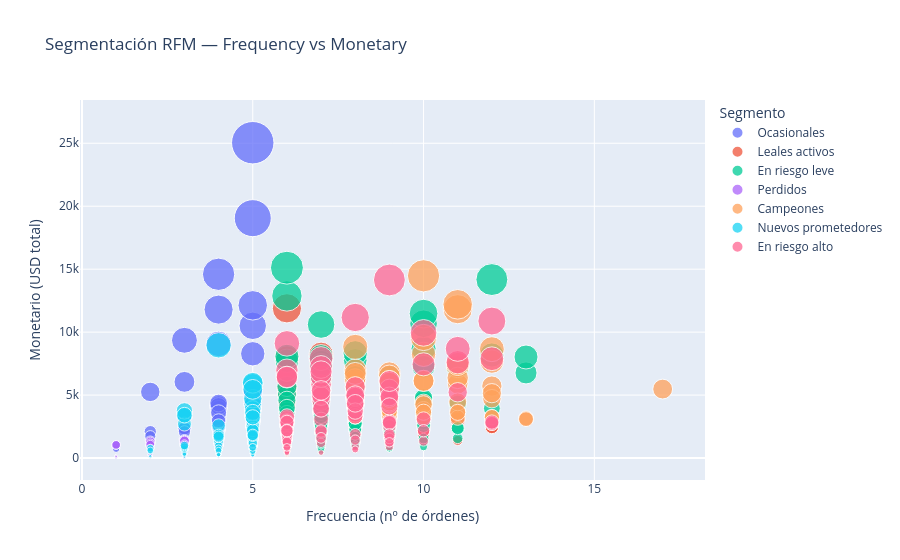

The notebook cell this image was saved under:
### Markdown cell above
## Visualizar — scatter Frequency vs Monetary coloreado por segmento

### Code cell
fig = px.scatter(
    rfm,
    x='frequency',
    y='monetary',
    color='segmento',
    size='monetary',
    size_max=30,
    hover_data=['nombre', 'recency', 'rfm_score'],
    title='Segmentación RFM — Frequency vs Monetary',
    labels={
        'frequency': 'Frecuencia (nº de órdenes)',
        'monetary':  'Monetario (USD total)',
        'segmento':  'Segmento',
    },
    opacity=0.75,
)
fig.update_layout(legend_title='Segmento')
fig.show()
